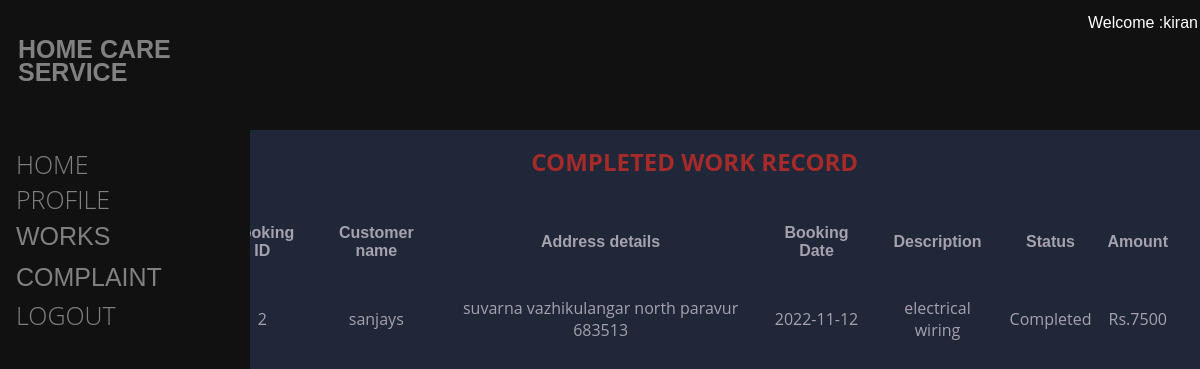
The page /workcompleted.php (signed in) on the database its author committed.
### tables this page shows
CREATE TABLE `booking` (
  `bookid` int(20) NOT NULL,
  `users` varchar(100) NOT NULL,
  `wid` int(20) NOT NULL,
  `wname` varchar(100) NOT NULL,
  `addr` varchar(100) NOT NULL,
  `city` varchar(100) NOT NULL,
  `bookdate` text NOT NULL,
  `regisdate` text NOT NULL,
  `descipt` varchar(100) NOT NULL,
  `status` varchar(100) NOT NULL,
  `amount` int(200) NOT NULL
);

### workcompleted.php (the view, shortened to what this page needs)
<html>
<?php include"workerheader.php";
?>
<body>
  <form action="workaccepted.php" method="post">
<div style="margin-left:16%;padding:1px 16px;height:1000px;">
<h2>COMPLETED WORK RECORD</h2>
<br>
<?php
include"dbconfig.php";
$result = mysqli_query($handle, "SELECT * FROM  booking where wname='{$_SESSION['worker']}' and status='Completed'");
echo '<table border="0" cellspacing="2" cellpadding="2">
      <tr>
          <td> <font face="Arial"><h4>Booking ID </h4></font> </td>
          <td> <font face="Arial"><h4>Customer name </h4></font> </td>
          <td> <font face="Arial"><h4>Address details </h4></font> </td>
          <td> <font face="Arial"><h4>Booking Date</h4></font> </td>
          <td> <font face="Arial"><h4>Description</h4></font> </td>
          <td> <font face="Arial"><h4>Status</h4></font> </td>
          <td> <font face="Arial"><h4>Amount</h4></font> </td>
      </tr>';
  while ($row = $result->fetch_assoc())
  {
      $field0name = $row["bookid"];
      $field1name = $row["users"];
      $fieldname =  $row["addr"];
      $field2name = $row["bookdate"];
      $field3name = $row["descipt"];
      $field4name = $row["status"];
      $field5name = $row["amount"];
      echo '<tr>
                <td>'.$field0name.'</td>
                <td>'.$field1name.'</td>
                <td>'.$fieldname.'</td>
                <td>'.$field2name.'</td>
                <td>'.$field3name.'</td>
                <td>'.$field4name.'</td>
                <td>Rs.'.$field5name.'</td>
                </tr>';
}
echo "</table>";
?>
</form>

### workerheader.php (style rules this page uses)
body { font-family: "Lato", sans-serif; }

### workcompleted.php (style rules this page uses)
body { font-family: 'Open Sans', sans-serif; font-weight: 300; line-height: 1.42em; color:#A7A1AE; background-color:#1F2739; }
h2 { text-align: center; color: brown; }
table { border: 1px solid; border-collapse: collapse; width: 100%; border: none; }
th, td { padding: 8px; text-align: center; }

### rows shown on the page
booking: bookid "2", users "sanjays", addr "suvarna vazhikulangar north paravur 683513", bookdate "2022-11-12", descipt "electrical wiring", status "Completed", amount "7500"

### other values the page prints
$_SESSION['worker'] "kiran"
